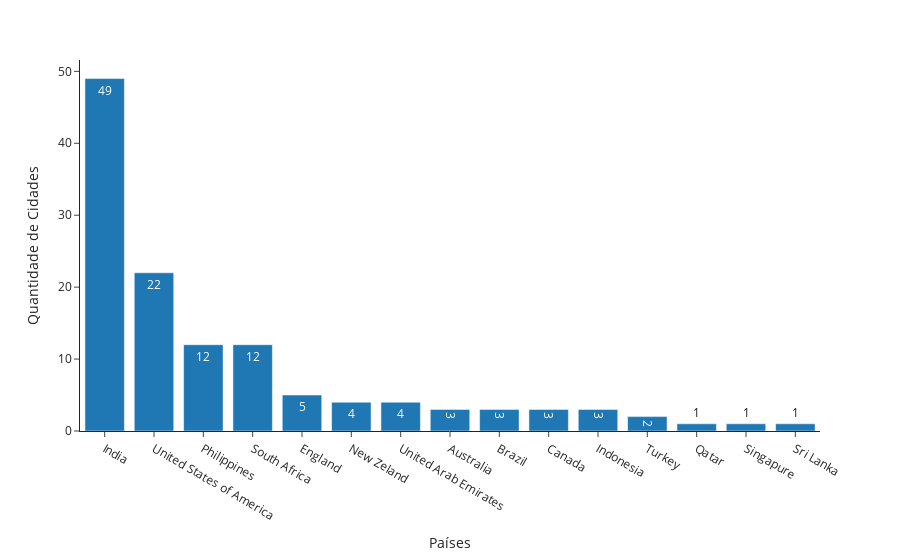

The cell this chart's notebook holds for it:
### Markdown cell above
### 1. Qual o nome do país que possui mais cidades registradas?

### Code cell
df1_aux = (df1.loc[:, ['country_name', 'city']]
                    .groupby('country_name')
                    .nunique()
                    .sort_values('city', ascending=False)
                    .reset_index() )


# Plotando o gráfico
fig = px.bar(df1_aux, x='country_name', y='city', text='city', template='simple_white', labels={
   'city': 'Quantidade de Cidades', 
   'country_name': 'Países'
}  )

fig.show()

### Figure 1 — Plotly figure (JSON) as saved in the notebook; plotly's stock layout.template omitted (floating-point values rounded to 4 significant figures)
{"data": [{"alignmentgroup": "True", "hovertemplate": "Países=%{x}<br>Quantidade de Cidades=%{text}<extra></extra>", "legendgroup": "", "marker": {"color": "#1F77B4", "pattern": {"shape": ""}}, "name": "", "offsetgroup": "", "orientation": "v", "showlegend": false, "text": [49, 22, 12, 12, 5, 4, 4, 3, 3, 3, 3, 2, 1, 1, 1], "textposition": "auto", "type": "bar", "x": ["India", "United States of America", "Philippines", "South Africa", "England", "New Zeland", "United Arab Emirates", "Australia", "Brazil", "Canada", "Indonesia", "Turkey", "Qatar", "Singapure", "Sri Lanka"], "xaxis": "x", "y": [49, 22, 12, 12, 5, 4, 4, 3, 3, 3, 3, 2, 1, 1, 1], "yaxis": "y"}], "layout": {"barmode": "relative", "legend": {"tracegroupgap": 0}, "margin": {"t": 60}, "xaxis": {"anchor": "y", "domain": [0, 1], "title": {"text": "Países"}}, "yaxis": {"anchor": "x", "domain": [0, 1], "title": {"text": "Quantidade de Cidades"}}}}
